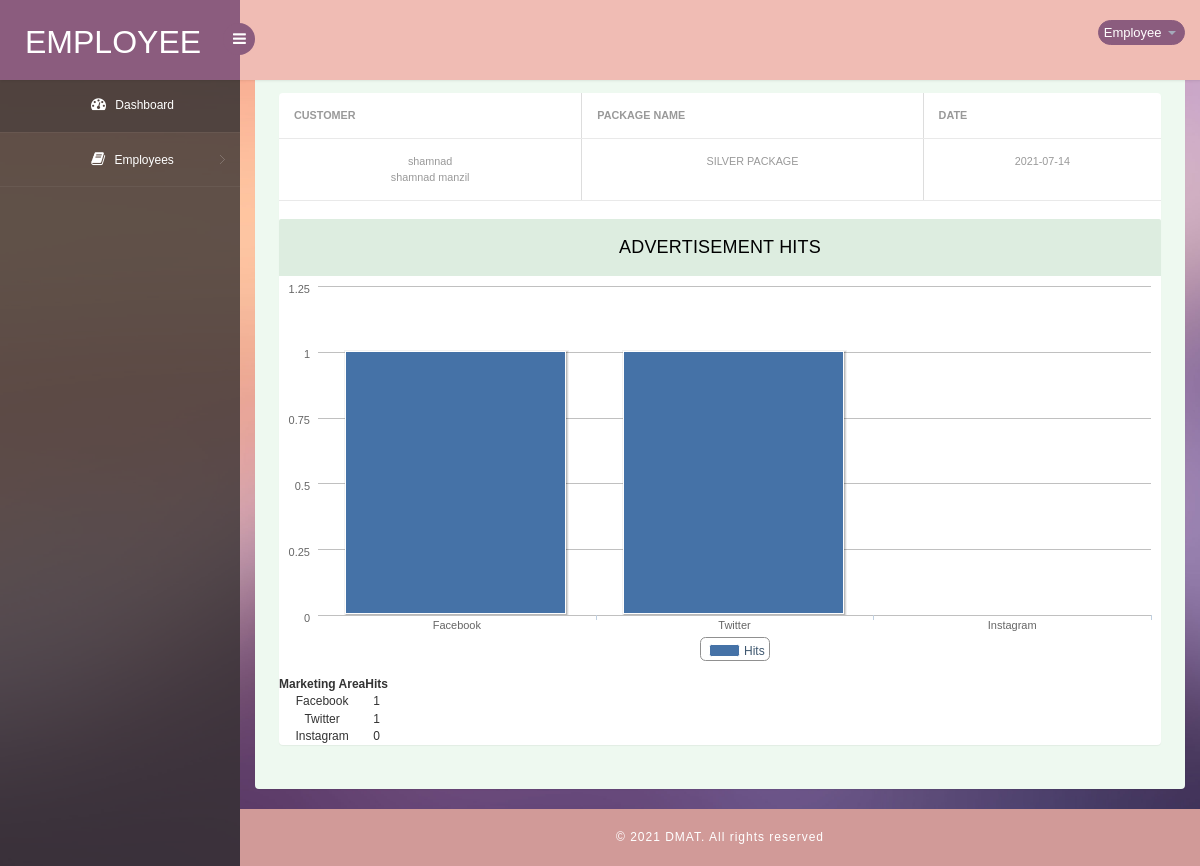
The page /Employee/adv_chart.php?req_id=12 (signed in) on the database its author committed.
### tables this page shows
CREATE TABLE `advertisement_request` (
  `ad_request_id` int(11) NOT NULL,
  `email_id` varchar(200) NOT NULL,
  `package_id` int(11) NOT NULL,
  `date` date NOT NULL
);

CREATE TABLE `cutomer` (
  `cust_id` int(11) NOT NULL,
  `full_name` varchar(200) NOT NULL,
  `address` text NOT NULL,
  `phone` varchar(200) NOT NULL,
  `email` varchar(200) NOT NULL,
  `web_address` varchar(300) NOT NULL
);

CREATE TABLE `packages` (
  `package_id` int(11) NOT NULL,
  `title` varchar(200) NOT NULL,
  `description` text NOT NULL,
  `amount` int(11) NOT NULL,
  `no_days` int(11) NOT NULL
);

CREATE TABLE `marketing_area` (
  `mkt_id` int(11) NOT NULL,
  `mkt_title` varchar(50) NOT NULL,
  `mkt_type` varchar(50) NOT NULL
);

### connectionclass.php (called while the page is built, shortened)
<?php
Class Connectionclass
{
  public $bd="";
  public function open()
   {
        $mysqli_hostname="localhost";
        $mysqli_user="root";
        $mysqli_password="";
        $mysqli_database="digitalmarketing";
        $this->bd=mysqli_connect($mysqli_hostname,$mysqli_user,$mysqli_password,$mysqli_database) or die(mysqli_error());
    }
		public function GetTable($qry)
		{
			try
			{
				$result=mysqli_query( $this->bd,$qry);
				if($result)
				{
					$data=array();
				while($row=mysqli_fetch_array($result))
				{
					$data[]=$row;
				}
				return $data;
				}
				else
					throw new Exception(mysqli_error($this->bd));
			}
			catch(Exception $e)
			{
				return $e->getMessage();
			}
		}
	public function GetSingleData($qry)
	{
			try
			{
				$result=mysqli_query( $this->bd,$qry);
				if($result)
				{
					$row=mysqli_fetch_row($result);
					return $row!=NULL?$row[0]:'';
				}
				else
					throw new Exception(mysqli_error($this->bd));
			}
			catch(Exception $e)
			{
				return $e->getMessage();
			}
	}
	  }
   ?>

### Employee/adv_chart.php (the view, shortened to what this page needs)
<?php
require_once("header.php");
?>
	<section class="wrapper">
		<?php
require_once("../connectionclass.php");
$req_id= $_GET["req_id"];
$qry="select * from advertisement_request join cutomer on(email=email_id) join packages p on(advertisement_request.package_id=p.package_id) where ad_request_id=$req_id";
  $obj=new connectionclass() ;
$data=$obj->GetTable($qry);
 ?>
 <div class="table-agile-info">
<div class="row">
<div class="col-lg-12">
<section class="panel">
  <table class="table table-bordered" >
 <tr>
   <th>CUSTOMER</th>
   <th>PACKAGE NAME</th>
   <th>DATE</th>
 </tr>
<?php
 foreach($data as $row){
 ?>
 <tr>
  <td><?php  echo $row['full_name']; ?><br> <?php  echo $row['address']; ?> </td>
 <td><?php  echo $row['title']; ?>  </td>
 <td><?php  echo $row['date']; ?>  </td>
 </tr>
<?php
}
?>
 </table>
		<div class="market-updates">
			 <header class="panel-heading"> ADVERTISEMENT HITS </header>
			 <table class="highchart" data-graph-container-before="1" data-graph-type="column">
  <thead>
      <tr>
          <th>Marketing Area</th>
          <th>Hits</th>
      </tr>
   </thead>
   <tbody>
   <?php
   $qry="select * from marketing_area ";
$data=$obj->GetTable($qry);
 foreach($data as $row){
	 $mkt_id =$row["mkt_id"];
	 $qry="select count(*) from advertisements where code_no=(select code_no from marketing_team where adv_req_id=$req_id and mkt_id=$mkt_id)";
	 $count=$obj->GetSingleData($qry);
 ?>
 <tr>
  <td><?php  echo $row['mkt_title']; ?>  </td>
 <td><?php  echo  $count ?> </td>
 </tr>
<?php
}
?>
  </tbody>
</table>
		</div>
</section>
</div>
</div>
</section>
<?php
require_once("footer.php");
?>

### Employee/css/style.css (style rules this page uses)
html, body { font-family: 'Roboto', sans-serif; font-size: 100%; overflow-x: hidden; background: url(../images/bg.jpg) no-repeat 0px 0px; background-size:cover; }
.wrapper { display:inline-block; margin-top:54px; padding:15px; width:100%; min-height: 515px; }
.market-updates { margin: 1.5em 0; }
.panel-heading { position: relative; height: 57px; line-height: 57px; letter-spacing: 0.2px; color: #000; font-size: 18px; font-weight: 400; padding: 0 16px; background:#ddede0; border-top-right-radius: 2px; border-top-left-radius: 2px; text-transform: uppercase; text-align: center; }
.panel { border: none ! important; }
.table>tbody>tr>td, .table>tbody>tr>th, .table>tfoot>tr>td, .table>tfoot>tr>th, .table>thead>tr>td, .table>thead>tr>th { border-bottom: 1px solid #e9e9e9 ! important; }
.table > thead > tr > th, .table > tbody > tr > th, .table > tfoot > tr > th, .table > thead > tr > td, .table > tbody > tr > td, .table > tfoot > tr > td { border-top: none !important; }
.table td, .table>tbody>tr>td, .table>tbody>tr>th, .table>tfoot>tr>td, .table>tfoot>tr>th, .table>thead>tr>td, .table>thead>tr>th { padding: 15px!important; }
.table > thead > tr > th, .table > tbody > tr > th, .table > tfoot > tr > th, .table > thead > tr > td, .table > tbody > tr > td, .table > tfoot > tr > td { font-size: 0.9em; color: #999; border-top: none !important; }
.table-agile-info { background: #eef9f0; padding: 2em; border-radius: 4px; -webkit-box-shadow: 0 1px 1px rgba(0,0,0,.05); box-shadow: 0 1px 1px rgba(0,0,0,.05); }

### Employee/adv_chart.php (style rules this page uses)
body { text-align: center; font-family: Arial, sans-serif; font-size: 12px; }

### rows shown on the page
advertisement_request: cutomer.full_name "shamnad", cutomer.address "shamnad manzil", package.title "SILVER PACKAGE", date "2021-07-14"
marketing_area: mkt_title "Facebook", mkt_id "1"
marketing_area: mkt_title "Twitter", count "1"
marketing_area: mkt_title "Instagram", count "0"
